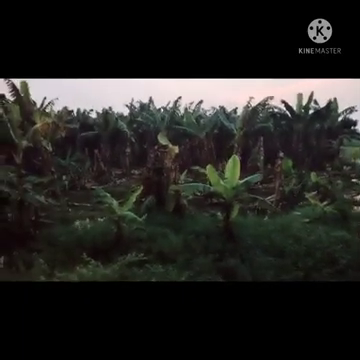
#> input picture frame 123 of uploads/survey_video.mp4, 360 x 360 px
$ python Graph_Demo.py
#> lines starting #> are read from the running program, lines starting #| are printed output that depends on the picture


import cv2
import matplotlib.pyplot as plt
import numpy as np
import os

def generate_confidence_graph(form_data, video_path, confidence_level):
    """
    Generates a bar graph representing the affected area percentage based on model confidence.

    Args:
        form_data (dict): Contains form inputs including disaster details.
        video_path (str): Path to the uploaded survey video file.
        confidence_level (float): Confidence level (0 to 1) of affected area from the model.

    Returns:
        str: Path to the saved graph image.
    """
#> called with video_path = 'uploads/survey_video.mp4', confidence_level = 0.75

    # Extract damage reason from form data
    reason = form_data.get("reason", "Other")

    # Compute affected vs non-affected area percentages
    affected_area = confidence_level * 100
    non_affected_area = 100 - affected_area

    # Load video and extract a frame
    cap = cv2.VideoCapture(video_path)
    ret, frame = cap.read()
#> frame is the input picture: shape (360, 360, 3); mean B, G, R 34, 36.8, 37.6
    cap.release()

    if not ret:
        print("❌ Failed to extract a frame from video.")
        return None

    # Convert BGR to RGB for displaying in Matplotlib
    frame = cv2.cvtColor(frame, cv2.COLOR_BGR2RGB)

    # Create figure
    fig, ax = plt.subplots(figsize=(8, 5))

    # Labels and values for affected vs non-affected
    labels = ["Affected Area", "Non-Affected Area"]
    values = [affected_area, non_affected_area]
    colors = ["red", "green"]

    bars = ax.bar(labels, values, color=colors)
    ax.set_title(f"Disaster Impact Analysis ({reason})", fontsize=14)
    ax.set_ylabel("Percentage (%)", fontsize=12)
    ax.set_ylim(0, 100)

    # Add percentage labels on top of bars
    for bar in bars:
        yval = bar.get_height()
        ax.text(bar.get_x() + bar.get_width()/2, yval + 2, f"{yval:.1f}%", ha='center', fontsize=12, fontweight='bold')
    # Overlay extracted video frame in the background
      # Position at bottom-left with transparency

    # Save graph
    output_path = "static/confidence_graph.png"
    plt.savefig(output_path)
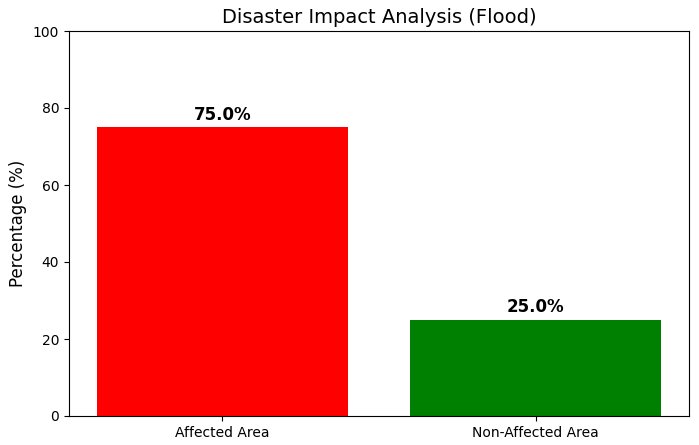
#> figure drawn by matplotlib, 1 panel
    plt.close()

    print(f"✅ Graph saved at: {output_path}")

    return output_path

form_data = {
    "reason": "Flood"
}
video_path = "uploads/survey_video.mp4"  # Path to uploaded video

graph_path = generate_confidence_graph(form_data, video_path,.75)
if graph_path:
    print(f"Graph generated successfully: {graph_path}")
